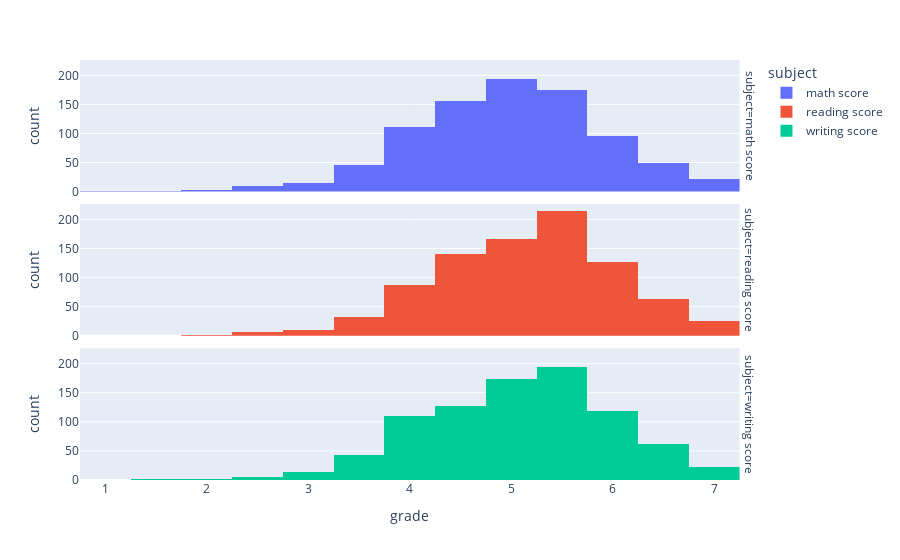

The code cell stored with this chart in its notebook:
### Markdown cell above
**Histograma con Faceta:**

### Code cell
px.histogram(
    df_melt,
    x="grade",
    color="subject",
    facet_row="subject",
    nbins=30
)

### Figure 1 — Plotly figure (JSON) as saved in the notebook; plotly's stock layout.template omitted (floating-point values rounded to 4 significant figures; data arrays with more than 128 entries replaced by an {"elided": "..."} marker saying what was removed)
{"data": [{"alignmentgroup": "True", "bingroup": "x", "hovertemplate": "subject=math score<br>grade=%{x}<br>count=%{y}<extra></extra>", "legendgroup": "math score", "marker": {"color": "#636efa", "pattern": {"shape": ""}}, "name": "math score", "nbinsx": 30, "offsetgroup": "math score", "orientation": "v", "showlegend": true, "type": "histogram", "x": {"elided": "875 float values"}, "xaxis": "x3", "yaxis": "y3"}, {"alignmentgroup": "True", "bingroup": "x", "hovertemplate": "subject=reading score<br>grade=%{x}<br>count=%{y}<extra></extra>", "legendgroup": "reading score", "marker": {"color": "#EF553B", "pattern": {"shape": ""}}, "name": "reading score", "nbinsx": 30, "offsetgroup": "reading score", "orientation": "v", "showlegend": true, "type": "histogram", "x": {"elided": "875 float values"}, "xaxis": "x2", "yaxis": "y2"}, {"alignmentgroup": "True", "bingroup": "x", "hovertemplate": "subject=writing score<br>grade=%{x}<br>count=%{y}<extra></extra>", "legendgroup": "writing score", "marker": {"color": "#00cc96", "pattern": {"shape": ""}}, "name": "writing score", "nbinsx": 30, "offsetgroup": "writing score", "orientation": "v", "showlegend": true, "type": "histogram", "x": {"elided": "875 float values"}, "xaxis": "x", "yaxis": "y"}], "layout": {"annotations": [{"font": {}, "showarrow": false, "text": "subject=writing score", "textangle": 90, "x": 0.98, "xanchor": "left", "xref": "paper", "y": 0.1567, "yanchor": "middle", "yref": "paper"}, {"font": {}, "showarrow": false, "text": "subject=reading score", "textangle": 90, "x": 0.98, "xanchor": "left", "xref": "paper", "y": 0.5, "yanchor": "middle", "yref": "paper"}, {"font": {}, "showarrow": false, "text": "subject=math score", "textangle": 90, "x": 0.98, "xanchor": "left", "xref": "paper", "y": 0.8433, "yanchor": "middle", "yref": "paper"}], "barmode": "relative", "legend": {"title": {"text": "subject"}, "tracegroupgap": 0}, "margin": {"t": 60}, "xaxis": {"anchor": "y", "domain": [0, 0.98], "title": {"text": "grade"}}, "xaxis2": {"anchor": "y2", "domain": [0, 0.98], "matches": "x", "showticklabels": false}, "xaxis3": {"anchor": "y3", "domain": [0, 0.98], "matches": "x", "showticklabels": false}, "yaxis": {"anchor": "x", "domain": [0, 0.3133], "title": {"text": "count"}}, "yaxis2": {"anchor": "x2", "domain": [0.3433, 0.6567], "matches": "y", "title": {"text": "count"}}, "yaxis3": {"anchor": "x3", "domain": [0.6867, 1.0], "matches": "y", "title": {"text": "count"}}}}
